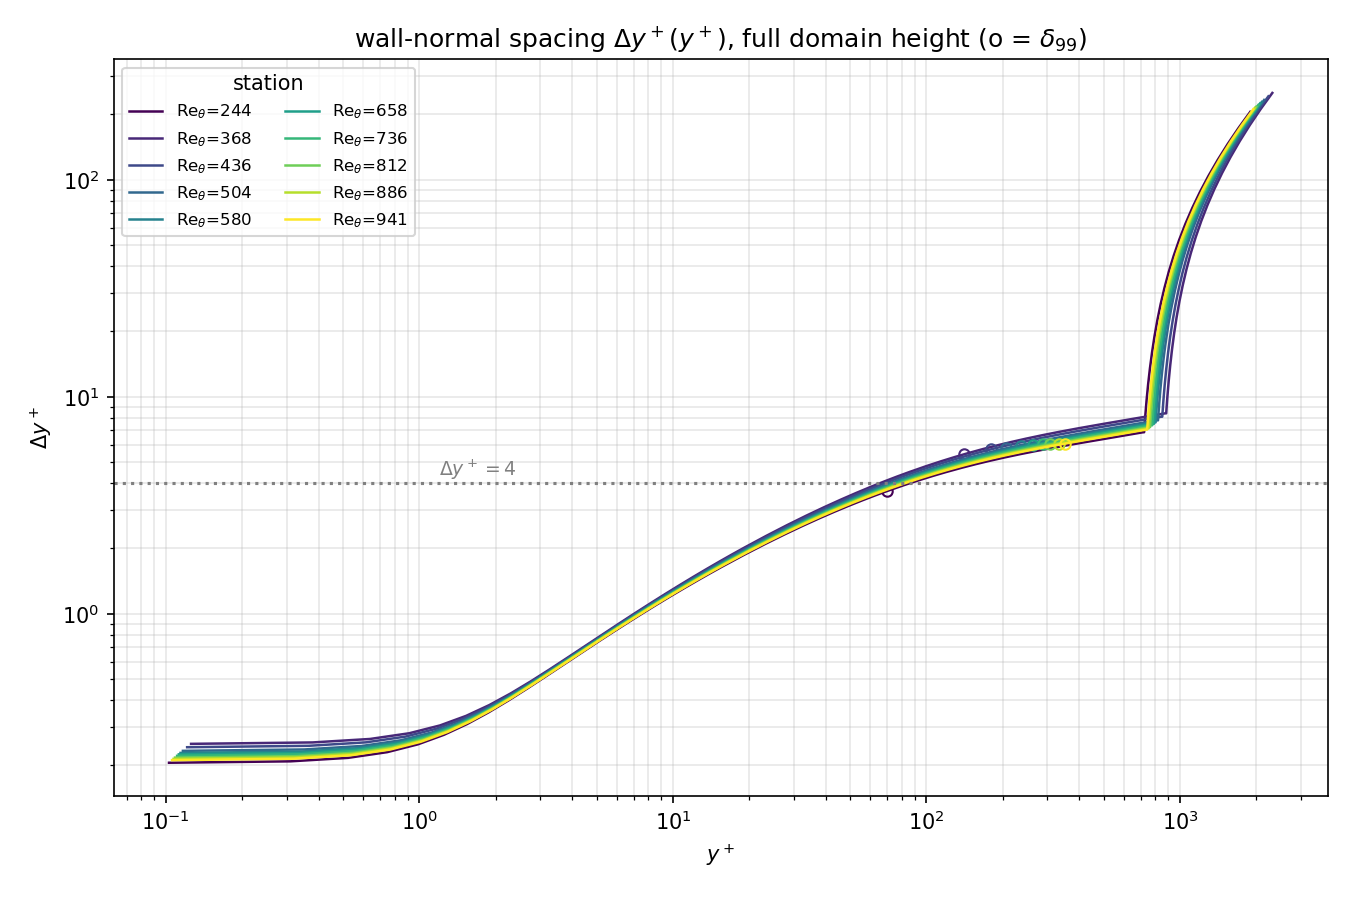

Write the Python code that produced this figure.
#!/usr/bin/env python3
"""Wall-normal grid spacing in wall units, dy+ vs y+, over the WHOLE domain
height at 10 streamwise stations (labelled by Re_theta).

  dyplus_profiles.py <stats.h5> <field.h5> [--out dyplus_profiles.png]

The y node line is fixed in x; each station just rescales it by the local
u_tau(x): y+ = y*u_tau/nu, dy+ = dy*u_tau/nu. Shows the near-wall clustering,
the resolved band inside the BL, and the freestream coarsening (blayer grid).
"""
import argparse
import h5py
import numpy as np

nu = 1 / 450.


def main():
    ap = argparse.ArgumentParser()
    ap.add_argument("stats")
    ap.add_argument("field")
    ap.add_argument("--out", default="dyplus_profiles.png")
    ap.add_argument("--n", type=int, default=10)
    a = ap.parse_args()

    with h5py.File(a.stats, "r") as f:
        nx, ny = int(f.attrs["nx"]), int(f.attrs["ny"])
        p = f["profile"][...].reshape(nx, ny, -1); xc = f["xcoord"][...]; yc = f["ycoord"][...]
    with h5py.File(a.field, "r") as g:
        ynode = g["y"][...]                      # faces (ny+1)
    U = p[:, :, 0]; Ue = U[:, -1]
    utau = np.sqrt(np.abs(nu * U[:, 0] / yc[0]))
    dy = np.diff(ynode)                          # (ny,) cell widths
    ycen = 0.5 * (ynode[:-1] + ynode[1:])
    # Re_theta(x) for station labels
    dyc = np.diff(np.concatenate(([0], 0.5 * (yc[:-1] + yc[1:]), [yc[-1]])))
    theta = np.sum((U / Ue[:, None]) * (1 - U / Ue[:, None]) * dyc, axis=1)
    reth = Ue * theta / nu
    delta99 = np.array([yc[np.searchsorted(U[i], 0.99 * Ue[i])] if np.any(U[i] >= 0.99 * Ue[i])
                        else yc[-1] for i in range(nx)])

    # 10 stations evenly in x over the developed plate (skip trip + outlet)
    i0 = np.searchsorted(xc, 40); i1 = np.searchsorted(xc, 0.92 * xc[-1])
    idx = np.linspace(i0, i1 - 1, a.n).astype(int)

    import matplotlib
    matplotlib.use("Agg")
    import matplotlib.pyplot as plt
    cmap = plt.cm.viridis(np.linspace(0, 1, len(idx)))
    fig, ax = plt.subplots(figsize=(9, 6))
    for c, i in zip(cmap, idx):
        yp = ycen * utau[i] / nu
        dyp = dy * utau[i] / nu
        ax.loglog(yp, dyp, "-", c=c, lw=1.2, label=f"Re$_\\theta$={reth[i]:.0f}")
        d99p = delta99[i] * utau[i] / nu
        ax.plot(d99p, np.interp(delta99[i], ycen, dyp), "o", c=c, ms=5, mfc="none")  # BL edge marker
    ax.axhline(4, ls=":", c="grey"); ax.text(1.2, 4.3, r"$\Delta y^+=4$", color="grey", fontsize=9)
    ax.set_xlabel(r"$y^+$"); ax.set_ylabel(r"$\Delta y^+$")
    ax.set_title(r"wall-normal spacing $\Delta y^+(y^+)$, full domain height (o = $\delta_{99}$)")
    ax.legend(fontsize=8, ncol=2, title="station"); ax.grid(alpha=0.3, which="both")
    fig.tight_layout(); fig.savefig(a.out, dpi=150)
    print("wrote", a.out)
    print(f"  wall dy+ range: {dy[0]*utau[idx].min()/nu:.2f}-{dy[0]*utau[idx].max()/nu:.2f}; "
          f"domain-top dy+ up to {dy[-1]*utau[idx].max()/nu:.0f}")


if __name__ == "__main__":
    main()
